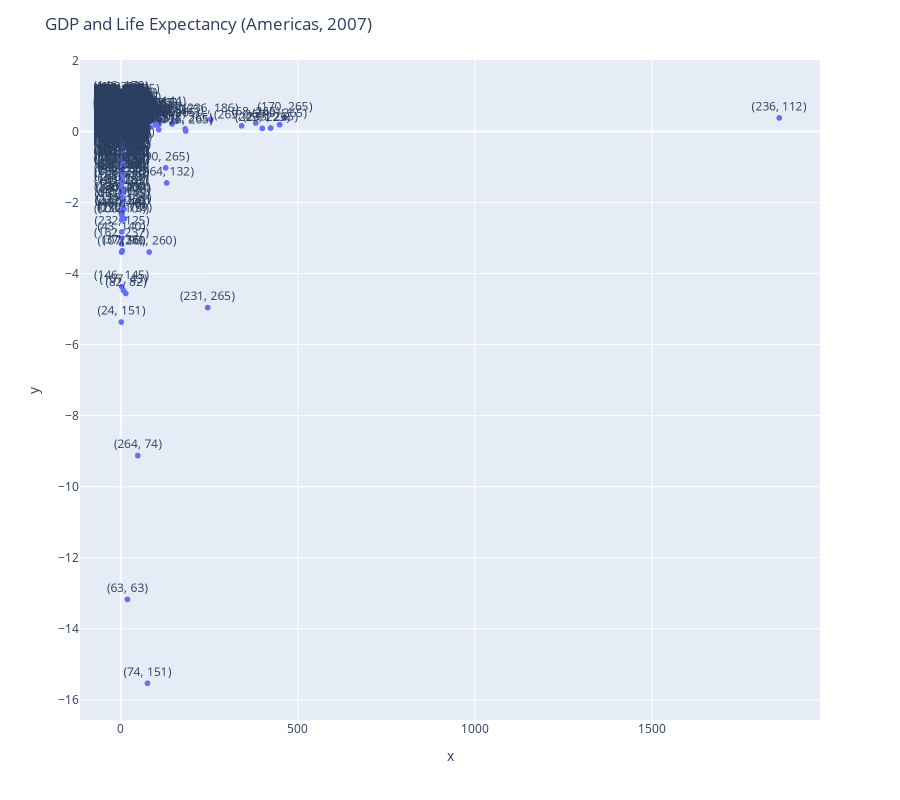

The cell this chart's notebook holds for it:
### Code cell
import plotly.express as px


fig = px.scatter( x=mse_scores, y=r2_scores, text=labels_keys)

# fig.add_shape(
#         # Line Diagonal
#             type="line",
#             x0=0,
#             y0=0,
#             x1=600000,
#             y1=600000,
#             line=dict(
#                 color="MediumPurple",
#                 width=4,
#                 dash="dot",
#             )
# )



fig.update_traces(textposition='top center')



fig.update_layout(
    height=800,
    title_text='GDP and Life Expectancy (Americas, 2007)'
)

fig.show()

### Figure 1 — Plotly figure (JSON) as saved in the notebook; plotly's stock layout.template omitted (floating-point values rounded to 4 significant figures; data arrays with more than 128 entries replaced by an {"elided": "..."} marker saying what was removed)
{"data": [{"hovertemplate": "x=%{x}<br>y=%{y}<br>text=%{text}<extra></extra>", "legendgroup": "", "marker": {"color": "#636efa", "symbol": "circle"}, "mode": "markers+text", "name": "", "showlegend": false, "text": {"elided": "4688 str values"}, "textposition": "top center", "type": "scattergl", "x": {"elided": "4688 float values"}, "xaxis": "x", "y": {"elided": "4688 float values"}, "yaxis": "y"}], "layout": {"height": 800, "legend": {"tracegroupgap": 0}, "margin": {"t": 60}, "title": {"text": "GDP and Life Expectancy (Americas, 2007)"}, "xaxis": {"anchor": "y", "domain": [0, 1], "title": {"text": "x"}}, "yaxis": {"anchor": "x", "domain": [0, 1], "title": {"text": "y"}}}}
